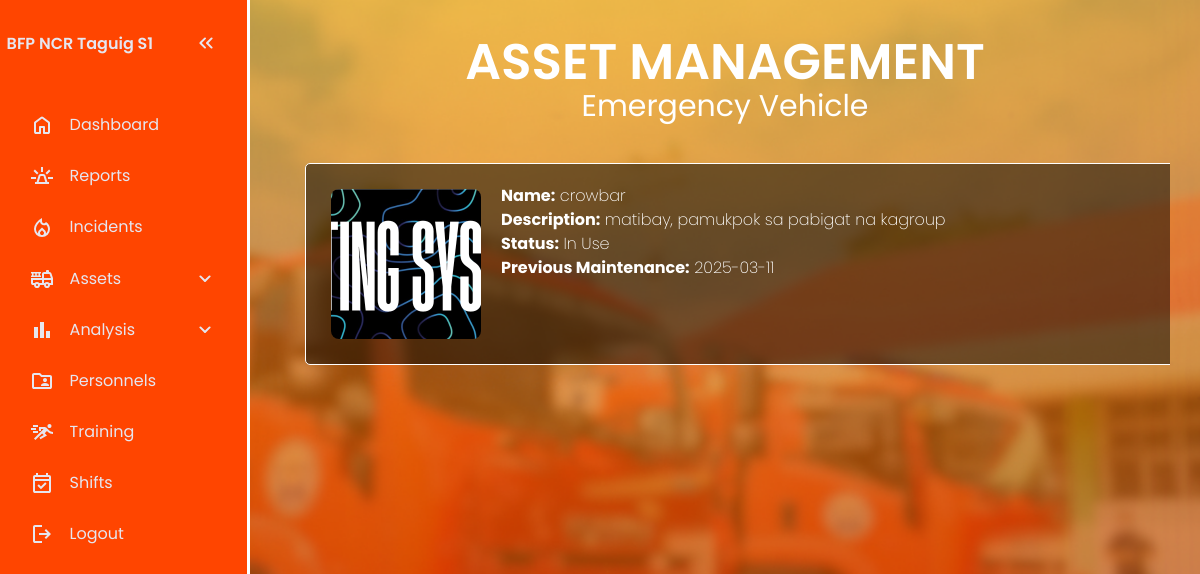
Screenshot of /assets/EmergencyVehicle.php with the database file from the repository.
### tables this page shows
CREATE TABLE `assets_image` (
  `asset_id` int(11) NOT NULL,
  `img_path` varchar(128) NOT NULL
);

CREATE TABLE `assets` (
  `asset_id` int(11) NOT NULL,
  `assetcategory_id` int(11) DEFAULT NULL,
  `asset_name` varchar(100) NOT NULL,
  `description` text DEFAULT NULL,
  `status` enum('Available','In Use','Maintenance','Damaged') DEFAULT 'Available',
  `last_maintenance_date` date DEFAULT NULL
);

### assets/EmergencyVehicle.php (the view, shortened to what this page needs)
<?php
include('../includes/config.php');
$categoryID = 7;
$sql = "SELECT a.asset_id, a.asset_name, a.description, a.status, a.last_maintenance_date, ac.Category
        FROM assets a
        JOIN asset_category ac ON a.assetcategory_id = ac.AssetCategory_ID
        WHERE a.assetcategory_id = ?";
$stmt = $conn->prepare($sql);
$stmt->bind_param("i", $categoryID);
$stmt->execute();
$result = $stmt->get_result();
?>
<!DOCTYPE html>
<html lang="en">
<head>
  <link rel="stylesheet" href="AssetIndex.css">
</head>
<body>
    <nav id="sidebar">
        <ul>
        <li>
            <span class="logo"><a href="../dashboard/RescueFlowIndex.php">BFP NCR Taguig S1</a></span>
            <button onclick=toggleSidebar() id="toggle-btn">
            </button>
        </li>
        <li>
            <a href="../dashboard/RescueFlowIndex.php" >
            <span>Dashboard</span>
            </a>
        </li>
        <li>
            <a href="../reports/ReportsIndex.php" >
            <span>Reports</span>
            </a>
        </li>
        <li>
            <a href="../incident/IncidentIndex.php">
            <span>Incidents</span>
            </a>
        </li>
        <li>
            <button onclick=toggleSubMenu(this) class="dropdown-btn">
            <span>Assets</span>
            <svg xmlns="http://www.w3.org/2000/svg" height="24px" viewBox="0 -960 960 960" width="24px" fill="#e8eaed"><path d="M480-361q-8 0-15-2.5t-13-8.5L268-556q-11-11-11-28t11-28q11-11 28-11t28 11l156 156 156-156q11-11 28-11t28 11q11 11 11 28t-11 28L508-372q-6 6-13 8.5t-15 2.5Z"/></svg>
            </button>
        <li>
            <button onclick=toggleSubMenu(this) class="dropdown-btn">
            <svg xmlns="http://www.w3.org/2000/svg" height="24px" viewBox="0 -960 960 960" width="24px" fill="#F19E39"><path d="M640-160v-280h160v280H640Zm-240 0v-640h160v640H400Zm-240 0v-440h160v440H160Z"/></svg>
            <span>Analysis</span>
            <svg xmlns="http://www.w3.org/2000/svg" height="24px" viewBox="0 -960 960 960" width="24px" fill="#e8eaed"><path d="M480-361q-8 0-15-2.5t-13-8.5L268-556q-11-11-11-28t11-28q11-11 28-11t28 11l156 156 156-156q11-11 28-11t28 11q11 11 11 28t-11 28L508-372q-6 6-13 8.5t-15 2.5Z"/></svg>
            </button>
        </li>
        </li>
        <li>
            <a href="../personnels/PersonnelIndex.php">
            <span>Personnels</span>
            </a>
        </li>
        <li>
            <a href="../training/TrainingIndex.php">
            <span>Training</span>
            </a>
        </li>
        <li>
            <a href="../shifts/ShiftsIndex.php">
            <span>Shifts</span>
            </a>
        </li>
        <li>
            <a href="../user/Logout.php">
            <svg xmlns="http://www.w3.org/2000/svg" height="24px" viewBox="0 -960 960 960" width="24px" fill="#FFFFFF"><path d="M200-120q-33 0-56.5-23.5T120-200v-560q0-33 23.5-56.5T200-840h280v80H200v560h280v80H200Zm440-160-55-58 102-102H360v-80h327L585-622l55-58 200 200-200 200Z"/></svg>
            <span>Logout</span>
            </a>
        </li>
        </ul>
    </nav>
    <main>
    <h1 class="asset-header">ASSET MANAGEMENT</h1>
    <h2>Emergency Vehicle</h2>
    <div class="asset-container">
    <?php while ($row = $result->fetch_assoc()): ?>
            <div class="asset-structure">
                <div class="asset-picture">
                    <?php
                        $asset_id = $row['asset_id'];
                        $img_query = "SELECT img_path FROM assets_image WHERE asset_id = $asset_id";
                        $img_result = $conn->query($img_query);
                        while ($img_row = $img_result->fetch_assoc()) {
                            echo '<img src="../' . $img_row['img_path'] . '">';
                        }
                    ?>
                </div>
                <div class="asset-info">
                    <p class="asset-details">
                        <strong>Name:</strong> <?php echo htmlspecialchars($row['asset_name']); ?><br>
                        <strong>Description:</strong> <?php echo htmlspecialchars($row['description']); ?><br>
                        <strong>Status:</strong> <?php echo htmlspecialchars($row['status']); ?><br>
                        <strong>Previous Maintenance:</strong> <?php echo htmlspecialchars($row['last_maintenance_date']); ?><br>
                    </p>
                </div>
            </div>
        <?php endwhile; ?>
    </div>
  </main>
</body>
</html>

### assets/AssetIndex.css (style rules this page uses)
:root { --base-clr: orangered; --line-clr: white; --hover-clr: black; --text-clr: #e6e6ef; --accent-clr: #5e63ff; --secondary-text-clr: #b0b3c1; }
* { margin: 0; padding: 0; }
html { font-family: Poppins, 'Segoe UI', Tahoma, Geneva, Verdana, sans-serif; line-height: 1.5rem; }
body { background: url('LoginRegister.png') no-repeat center center/cover; min-height: 100vh; min-height: 100dvh; display: grid; grid-template-columns: auto 1fr; }
#sidebar { box-sizing: border-box; height: 100vh; width: 250px; padding: 5px 1em; background-color: var(--base-clr); border-right: 3px solid white; position: sticky; top: 0; align-self: start; transition: 300ms ease-in-out; overflow: hidden; text-wrap: nowrap; }
#sidebar ul { list-style: none; }
#sidebar a, #sidebar .dropdown-btn, #sidebar .logo { border-radius: .5em; padding: .85em; text-decoration: none; color: var(--text-clr); display: flex; align-items: center; gap: 1em; }
.dropdown-btn { width: 100%; text-align: left; background: none; border: none; font: inherit; cursor: pointer; }
#sidebar svg { flex-shrink: 0; fill: var(--text-clr); }
#sidebar a span, #sidebar .dropdown-btn span { flex-grow: 1; }
.dropdown-btn svg { transition: 200ms ease; }
main { padding: min(30px, 7%); }
main p { color: var(--secondary-text-clr); margin-top: 5px; margin-bottom: 15px; }
.asset-header { font-size: 50px; text-align: center; font-weight: 600; margin-bottom: 20px; margin-top: 20px; color: white; }
h2 { font-size: 30px; text-align: center; font-weight: 400; margin-bottom: 20px; margin-top: 10px; color: white; }
.asset-container { overflow: hidden; margin-bottom: 1.5rem; display: flex; flex-direction: column; }
.asset-structure { display: flex; flex-direction: row; border: 1px solid white; border-radius: 5px; background-color: rgba(0, 0, 0, 0.5); margin: 25px; padding: 15px; width: 100%; }
.asset-picture { height: 150px; width: 150px; padding: 10px; margin-right: 10px; overflow: hidden; display: flex; align-items: center; justify-content: center; }
.asset-picture img { width: 100%; height: 100%; object-fit: cover; border-radius: 8px; }
.asset-details { gap: 15px; color: white; font-weight: 200; }

### rows the page displays
assets: asset_name "crowbar", description "matibay, pamukpok sa pabigat na kagroup", status "In Use", last_maintenance_date "2025-03-11"
assets_image: img_path (picture)
